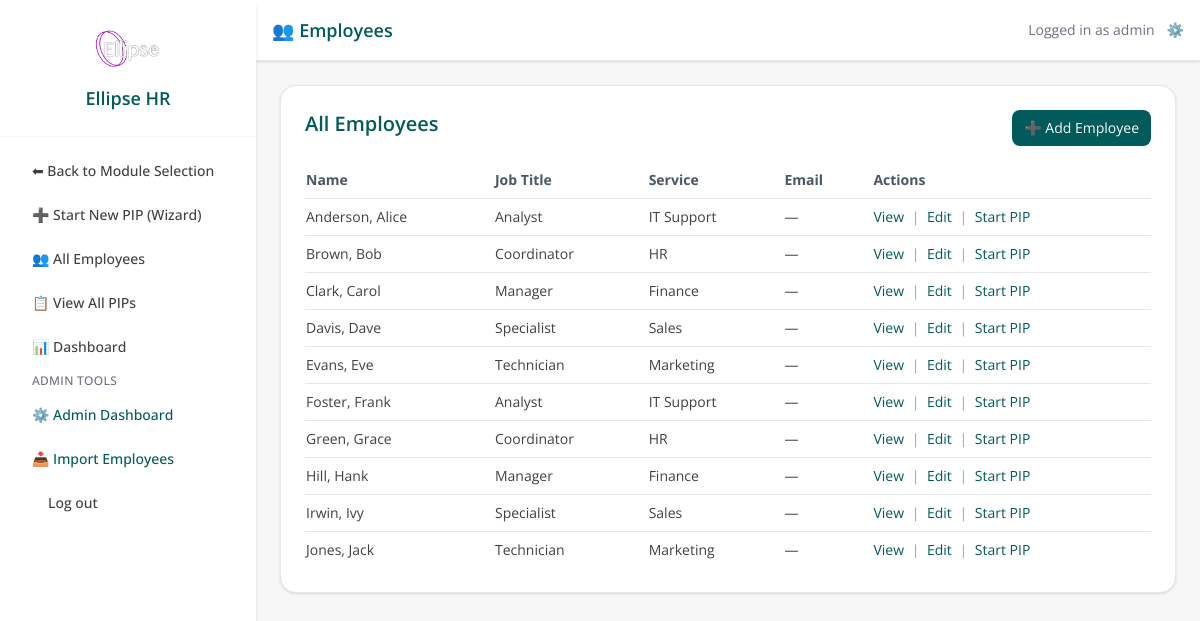
Before: /employee/list (signed in) with the older database file.
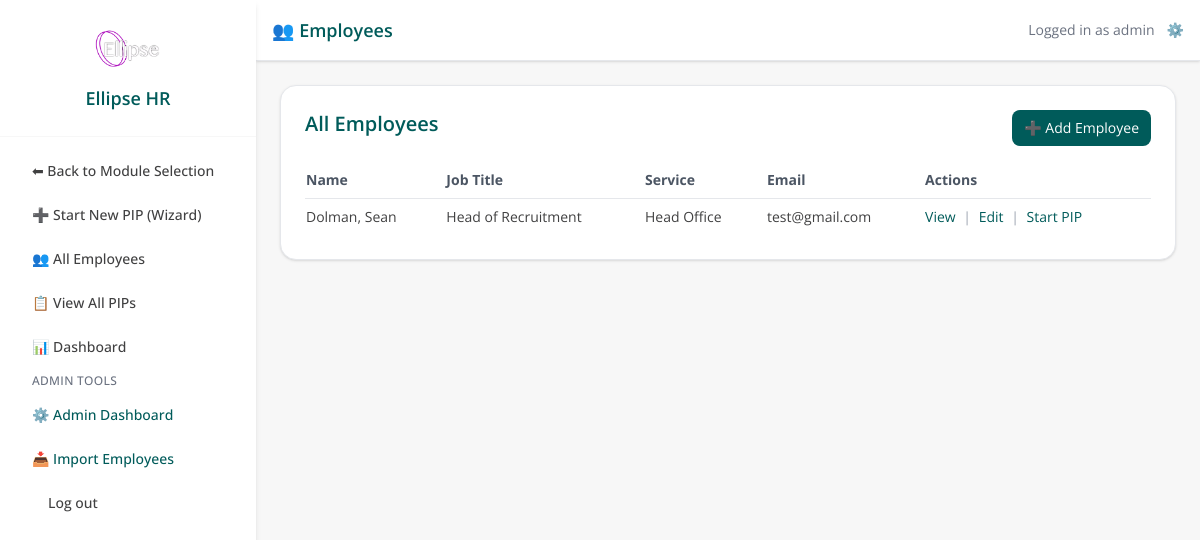
After: the same page with the newer database file.
### pip_app/models.py (models this page shows)
class Employee(db.Model):
    id = db.Column(db.Integer, primary_key=True)
    first_name = db.Column(db.String(100))
    last_name = db.Column(db.String(100))
    job_title = db.Column(db.String(100))
    line_manager = db.Column(db.String(100))
    service = db.Column(db.String(100))
    start_date = db.Column(db.Date)
    team_id = db.Column(db.Integer)
    email = db.Column(db.String(120), nullable=True)
    pips = db.relationship('PIPRecord', back_populates='employee', lazy=True)

### app.py (the view)
@app.route('/employee/list')
@login_required
def employee_list():
    template = 'probation_employee_list.html' if session.get('active_module') == 'Probation' else 'employee_list.html'
    q = Employee.query
    if current_user.admin_level == 0:
        if current_user.team_id:
            q = q.filter(Employee.team_id == current_user.team_id)
        else:
            q = q.filter(False)
    employees = q.order_by(Employee.last_name.asc(), Employee.first_name.asc()).all()
    return render_template(template, employees=employees)

### app.py (called while the page is built)
@app.context_processor
def inject_module():
    return dict(active_module=session.get('active_module'))

@app.context_processor
def inject_csrf_token():
    return dict(csrf_token=generate_csrf)

@login_manager.user_loader
def load_user(user_id):
    return db.session.get(User, int(user_id))

@app.before_request
def set_active_module():
    path = request.path.lower()
    if path.startswith('/pip/') or \
       path.startswith('/employee/') or \
       path in ['/dashboard', '/pip_list', '/employee/list', '/employee/add', '/pip/select-employee']:
        session['active_module'] = 'PIP'
    elif path.startswith('/probation/'):
        session['active_module'] = 'Probation'
    elif path == '/':
        session.pop('active_module', None)

@app.context_processor
def inject_csrf_token():
    return dict(csrf_token=generate_csrf)

### pip_app/models.py (called while the page is built)
    def is_superuser(self):
        return self.admin_level == 2

### templates/employee_list.html (shortened to what this page needs)
{% extends "base.html" %}
{% block page_title %}👥 Employees{% endblock %}
{% block content %}
<div class="bg-white border border-gray-200 rounded-2xl shadow p-6">
  <div class="flex items-start justify-between gap-3 mb-4">
    <h1 class="text-xl font-semibold text-[#005b5a]">All Employees</h1>
    <a href="{{ url_for('add_employee') }}"
       class="inline-flex items-center bg-[#005b5a] text-white px-3 py-2 rounded-lg hover:bg-[#007876] text-sm">
      ➕ Add Employee
    </a>
  </div>
  {% if employees %}
    <div class="overflow-x-auto">
      <table class="min-w-full text-sm">
        <thead>
          <tr class="text-left text-gray-600 border-b">
            <th class="py-2 pr-4">Name</th>
            <th class="py-2 pr-4">Job Title</th>
            <th class="py-2 pr-4">Service</th>
            <th class="py-2 pr-4">Email</th>
            <th class="py-2 pr-4">Actions</th>
          </tr>
        </thead>
        <tbody class="divide-y">
          {% for emp in employees %}
            <tr>
              <td class="py-2 pr-4">{{ emp.last_name }}, {{ emp.first_name }}</td>
              <td class="py-2 pr-4">{{ emp.job_title or '—' }}</td>
              <td class="py-2 pr-4">{{ emp.service or '—' }}</td>
              <td class="py-2 pr-4">{{ emp.email or '—' }}</td>
              <td class="py-2 pr-4">
                <a href="{{ url_for('employee_detail', employee_id=emp.id) }}"
                   class="text-[#005b5a] hover:underline">View</a>
                <span class="mx-1 text-gray-400">|</span>
                <a href="{{ url_for('edit_employee', employee_id=emp.id) }}"
                   class="text-[#005b5a] hover:underline">Edit</a>
                <span class="mx-1 text-gray-400">|</span>
                <a href="{{ url_for('create_pip_wizard') }}?employee_id={{ emp.id }}&goto=2"
                   class="text-[#005b5a] hover:underline">Start PIP</a>
              </td>
            </tr>
          {% endfor %}
        </tbody>
      </table>
    </div>
  {% else %}
    <p class="text-sm text-gray-600">No employees found.</p>
  {% endif %}
</div>
{% endblock %}

Changed rows visible on the page:
removed Employee: last_name "Anderson", first_name "Alice", job_title "Analyst", service "IT Support", email "—"
removed Employee: last_name "Brown", first_name "Bob", job_title "Coordinator", service "HR", email "—"
removed Employee: last_name "Clark", first_name "Carol", job_title "Manager", service "Finance", email "—"
removed Employee: last_name "Davis", first_name "Dave", job_title "Specialist", service "Sales", email "—"
removed Employee: last_name "Evans", first_name "Eve", job_title "Technician", service "Marketing", email "—"
removed Employee: last_name "Foster", first_name "Frank", job_title "Analyst", service "IT Support", email "—"
removed Employee: last_name "Green", first_name "Grace", job_title "Coordinator", service "HR", email "—"
removed Employee: last_name "Hill", first_name "Hank", job_title "Manager", service "Finance", email "—"
removed Employee: last_name "Irwin", first_name "Ivy", job_title "Specialist", service "Sales", email "—"
removed Employee: last_name "Jones", first_name "Jack", job_title "Technician", service "Marketing", email "—"
added Employee: last_name "Dolman", first_name "Sean", job_title "Head of Recruitment", service "Head Office", email "test@gmail.com"
